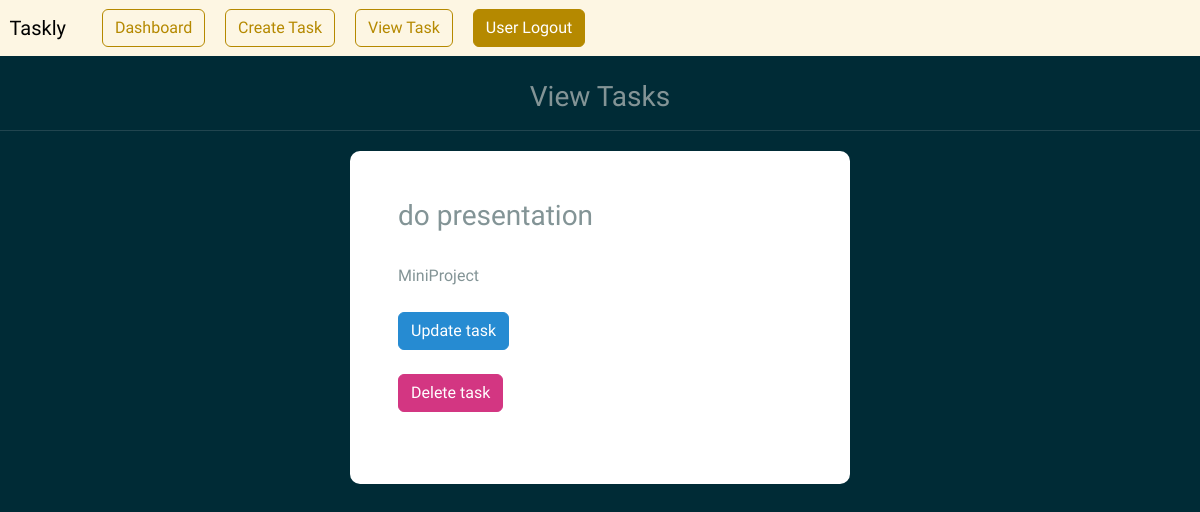
The app's page /view-task (signed in), older data.
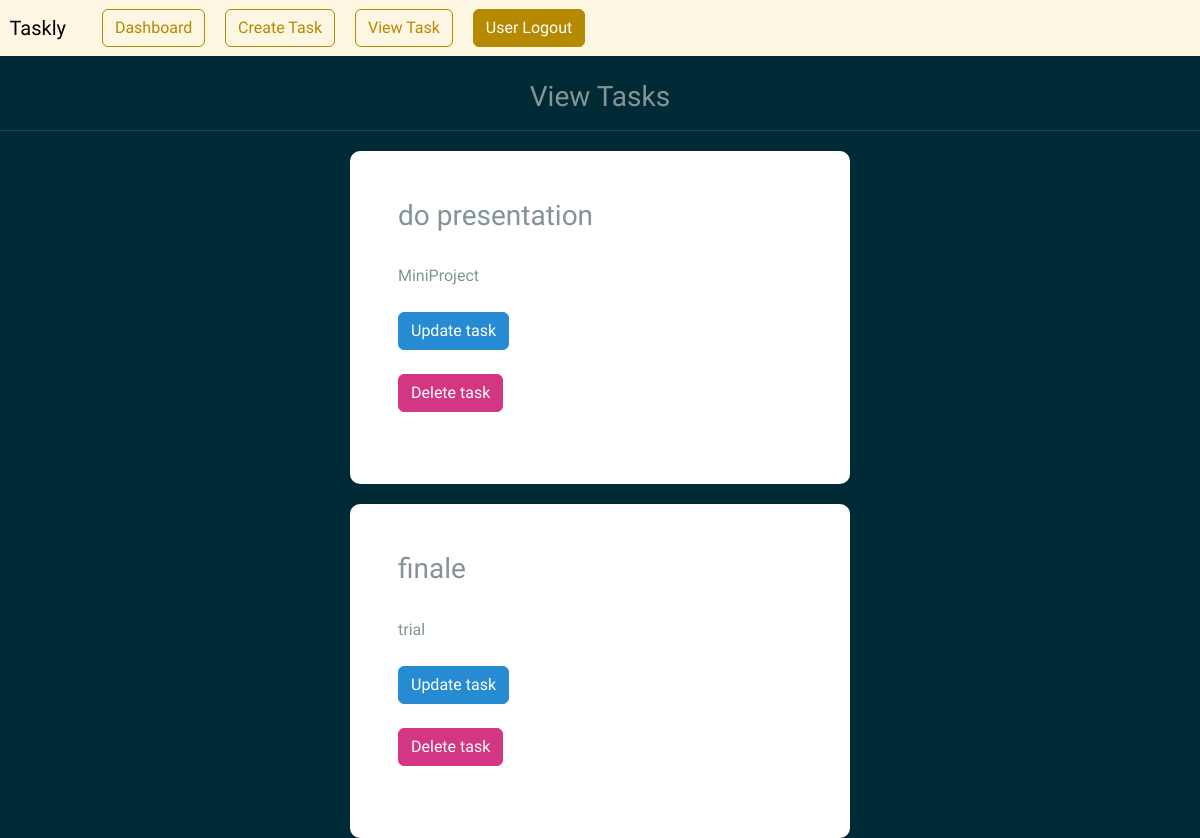
The same page, newer data.
### todo/models.py (models this page shows)
class Task(models.Model):
    Title = models.CharField(max_length=100, null=True)
    content = models.CharField(max_length=1000, null=True, blank=True)
    date_posted = models.DateField( auto_now_add=True, null=True)
    user = models.ForeignKey(User, on_delete=models.CASCADE, null=True)

### todo/views.py (the view)
# urls.py: path('view-task', views.viewTask, name="view-tasks" ),
@login_required(login_url='my-login')
def viewTask(request):
    current_user = request.user.id
    task = Task.objects.all().filter()
    context = {'task':task}
    return render(request, 'profile/view-task.html', context=context)

### templates/profile/view-task.html (shortened to what this page needs)
{% load static %}
<html>
<head>
    <link rel="stylesheet" type="text/css" href="https://bootswatch.com/5/solar/bootstrap.min.css">
    <link rel="stylesheet" type="text/css" href="{% static 'css/bootstrap-min.css' %}">
    <link rel="stylesheet" type="text/css" href="{% static 'css/styles.css' %}">
</head>
{% include 'profile/base.html' %}
<br>
<h3 class="text-center"> View Tasks </h3>
<hr>
{% for tsk in task %}
<div class="container bg-white shadow-md p-5 form-layout " style="margin-top: 20px;">
    <h3>{{tsk.Title}}</h3>
    <br>
    {{ tsk.content }}
    <br>
    <br>
    <a class="btn btn-info navbar-btn" type="button" href="{% url 'update-tasks' tsk.id %}">Update task</a>
    <br><br>
    <a class="btn btn-danger navbar-btn" type="button" href="{% url 'delete-tasks' tsk.id %}">Delete task</a>
    <br><br>
</div>
{% endfor %}
</html>

### templates/profile/base.html (shortened to what this page needs)
{% load static %}
<html>
<head>
  <link rel="stylesheet" type="text/css" href="https://bootswatch.com/5/solar/bootstrap.min.css">
  <link rel="stylesheet" type="text/css" href="{% static 'css/bootstrap-min.css' %}">
  <link rel="stylesheet" type="text/css" href="{% static 'css/styles.css' %}">
</head>
<nav class="navbar navbar-expand-lg navbar-light bg-light justify-content-center">
  <a class="navbar-brand main-heading">
    &nbsp; Taskly
  </a>
  <div class="collapse navbar-collapse text-center" id="navbarNavDropdown">
    <ul class="navbar-nav ml-auto">
      <li class="nav-item">
        <a class="btn btn-outline-primary navbar-btn" type="button" href="{% url 'dashboard' %}">Dashboard</a>
      </li>
      <li class="nav-item">
        <a class="btn btn-outline-primary navbar-btn" type="button" href="{% url 'create-task' %}">Create Task</a>
      </li>
      <li class="nav-item">
        <a class="btn btn-outline-primary navbar-btn" type="button" href="{% url 'view-tasks' %}">View Task</a>
      </li>
      <li class="nav-item">
        <a class="btn btn-primary navbar-btn" type="button" href="{% url 'user-logout' %}">User Logout</a>
      </li>
    </ul>
  </div>
</nav>
</html>

### static/css/styles.css (style rules this page uses)
.form-layout { border-radius: 10px; width: 500px; }

Row changes from the older to the newer data that the page shows:
added Task: Title "finale", content "trial"
